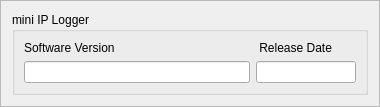
                  <widget class="QFrame" name="frame_42">
                   <property name="minimumSize">
                    <size>
                     <width>380</width>
                     <height>0</height>
                    </size>
                   </property>
                   <property name="frameShape">
                    <enum>QFrame::StyledPanel</enum>
                   </property>
                   <property name="frameShadow">
                    <enum>QFrame::Raised</enum>
                   </property>
                   <layout class="QVBoxLayout" name="verticalLayout_26">
                    <item>
                     <widget class="QGroupBox" name="CSC_gb_39">
                      <property name="minimumSize">
                       <size>
                        <width>350</width>
                        <height>0</height>
                       </size>
                      </property>
                      <property name="font">
                       <font>
                        <italic>false</italic>
                        <underline>false</underline>
                       </font>
                      </property>
                      <property name="autoFillBackground">
                       <bool>true</bool>
                      </property>
                      <property name="title">
                       <string>mini IP Logger</string>
                      </property>
                      <property name="flat">
                       <bool>false</bool>
                      </property>
                      <property name="checkable">
                       <bool>false</bool>
                      </property>
                      <layout class="QGridLayout" name="gridLayout_45">
                       <item row="0" column="0">
                        <layout class="QHBoxLayout" name="horizontalLayout_78">
                         <item>
                          <layout class="QVBoxLayout" name="verticalLayout_81">
                           <item>
                            <widget class="QLabel" name="label_120">
                             <property name="text">
                              <string>Software Version</string>
                             </property>
                            </widget>
                           </item>
                           <item>
                            <widget class="QLineEdit" name="CSIL_V_LE">
                             <property name="minimumSize">
                              <size>
                               <width>210</width>
                               <height>0</height>
                              </size>
                             </property>
                             <property name="maximumSize">
                              <size>
                               <width>350</width>
                               <height>16777215</height>
                              </size>
                             </property>
                            </widget>
                           </item>
                          </layout>
                         </item>
                         <item>
                          <layout class="QVBoxLayout" name="verticalLayout_82">
                           <item>
                            <widget class="QLabel" name="label_121">
                             <property name="text">
                              <string> Release Date</string>
                             </property>
                            </widget>
                           </item>
                           <item>
                            <widget class="QLineEdit" name="CSIL_D_LE">
                             <property name="minimumSize">
                              <size>
                               <width>50</width>
                               <height>0</height>
                              </size>
                             </property>
                             <property name="maximumSize">
                              <size>
                               <width>100</width>
                               <height>16777215</height>
                              </size>
                             </property>
                            </widget>
                           </item>
                          </layout>
                         </item>
                        </layout>
                       </item>
                      </layout>
                     </widget>
                    </item>
                   </layout>
                  </widget>
